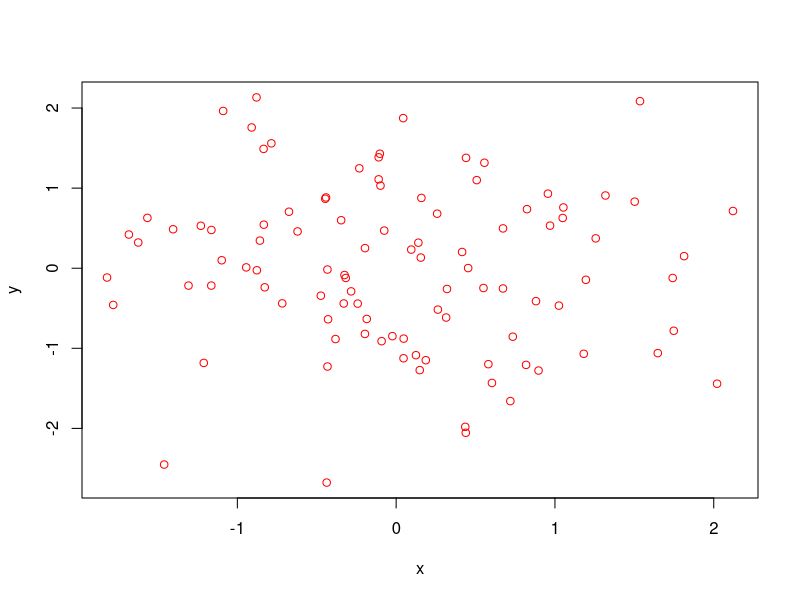

The R source for this figure:
## ---- chunk 1
knitr::opts_chunk$set(echo = TRUE)
knitr::opts_knit$set(root.dir = setwd("~/Documents/R-studio DRM"))
"set your working directory here"
## ---- chunk 2
# write your code here
getwd() # check working directory
rm(list=ls()) 
"You only need to remove the objects in your environment when you are working in R, not when you are knitting (it starts from an empty environment anyway)."
## ---- chunk 3
# here i create two random variables
x <- rnorm(100)
y <- rnorm(100)
# here i inspect these variables
summary(x)
summary(y)
# and plot them
plot(x,y, col="red")
## ---- chunk 4
# write your code here
## ---- chunk 5
# write your code here
## ---- chunk 6
question_1 <- function() {
  
  # write your code here
  # inspect number of observations in country using table()
  # inspect complete observations using na.omit() and nrow()
  # do this last step for each country 
  
  # ANSWER: print() number of missing observations in country 1
  # ANSWER: print() number of missing observations in country 2
}
question_1()
## ---- chunk 7
question_2_a <- function() {
  # write your code here
  # first create a cross tabulation using table
  # use print() around table to show in output below
  # then use cor to calculate the correlation between Q276 and Q276R
  # use complete.obs to exclude missings 
  # ANSWER: print the correlation 
}
question_2_a()
## ---- chunk 8
question_2_b <- function() {
  # write your code here
  # use indexing to calculate the correlation for men or women
  # use abs to get to the absolute difference
  # ANSWER: print absolute difference in correlation among men and women
}
question_2_b()
## ---- chunk 9
question_3_a <- function() {
  # write your code here
  # first inspect Q50 using summary
  # then inspect the standard deviation per country
  # mind the missings! here you do need to use na.rm=TRUE
  # ANSWER: print the standard deviation for country2
}
question_3_a()

## ---- chunk 10
question_3_b <- function() {
  # write your code here
  # ANSWER: use tapply to get the mean satisfaction per education level
}
question_3_b()

## ---- chunk 11
question_4 <- function() {
  # write your code here
  # use tapply to inspect how the countries differ on Q30
  # ANSWER: use tapply to see how countries differ on recoded education level
  # can you see a pattern?
}
question_4()
## ---- chunk 12
question_6_a <- function() {
  # write your code here
  # ANSWER: print the histogram of Q50
  # ANSWER: print the barplot of Q30
  # TIP: use print() around your commands so it is shown in output below
}
question_6_a()

## ---- chunk 13
question_6_b <- function() {
  # write your code here
  # ANSWER: perform either barplot or histogram depending on your answer under 5.
}
question_6_b()

## ---- chunk 14
par(mfrow=c(1,2))
question_7 <- function() {

  # write your code here
  # save each plot in another r object, named for instance p1 and p2
  # ANSWER1,2: use print() to output every plot you've created
}
question_7()

## ---- chunk 15
library(ggplot2)

question_8 <- function() {
  
  # write your code here
  # create a ggplot that is a scatterplot (just dots)
  # add regression lines using geom_point. 
  # save your ggplot in an r object named g1
  # make sure the dots and lines are colored by country
  # ANSWER; use print() to show this plot in output below
}
question_8()
